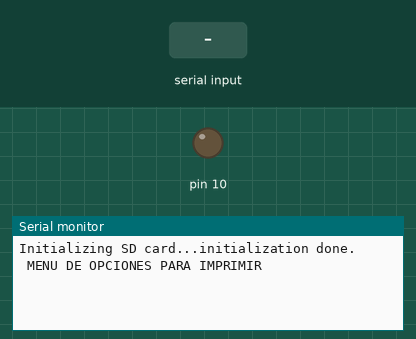
A sketch run on a simulated Arduino Uno, built with avr-gcc and run on an emulated ATmega328P. On the bench: output pins drawn as LEDs (lit = HIGH), the last lines printed to the serial monitor. Inputs (shaded band) come from the test bench. Storage starts empty.

Above: at 1.2 s.
1.3 s: "1" received over Serial
At 2.1 s:
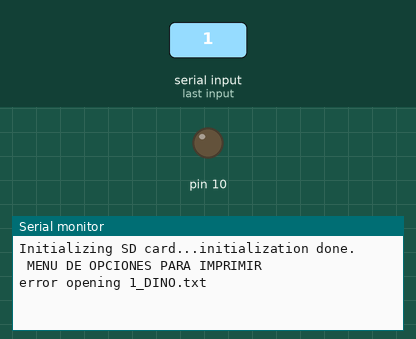
2.8 s: "2" received over Serial
At 3.2 s:
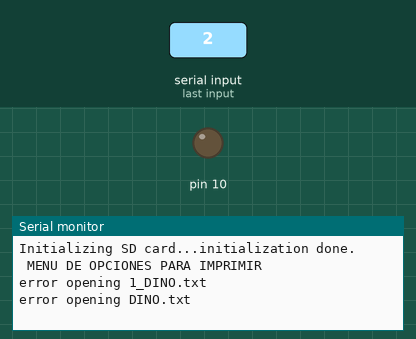
4.3 s: "3" received over Serial
At 5.6 s:
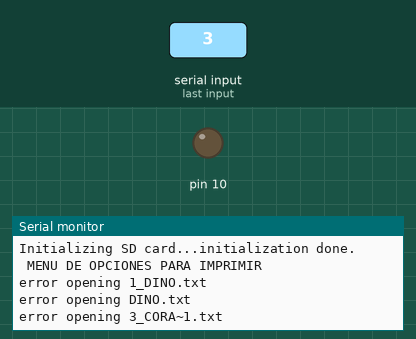

The sketch:

lab_5_18178.ino
```cpp
/***************************************************************************
 * Alumno: Mariandree Rivera
 * Carnet: 18178
 * Laboratorio #5
 * *************************************************************************
 */

#include <SPI.h>
#include <SD.h>


int nombre = Serial.read();
File root;
File myFile;

void setup()
{
  // Open serial communications and wait for port to open:
  Serial.begin(115200);
  SPI.setModule(0);


  Serial.print("Initializing SD card...");
  pinMode(10, OUTPUT);

  if (!SD.begin(32)) {
    Serial.println("initialization failed!");
    return;
  }
  Serial.println("initialization done.");
  Serial.println("");
  Serial.println(" MENU DE OPCIONES PARA IMPRIMIR ");
  Serial.println("");
  root = SD.open("/");
  printDirectory(root, 0);
  nombre = 0;
}
 void loop(){
    //OBTENIDO CODIGO PARA LEER CADENAS DE https://www.luisllamas.es/cadenas-de-texto-puerto-serie-arduino/
  while (Serial.available()){
      nombre = Serial.read();//guarda lo que se lee del puerto
      casos ();
   }
 }
 void casos(){
  printDirectory(root, 0);
  if(nombre == 49){
    // re-open the file for reading:
    myFile = SD.open("1_DINO.txt");
    if (myFile) {
      Serial.println("Archivo:");
      // read from the file until there's nothing else in it:
      while (myFile.available()) {
        Serial.write(myFile.read());
      }
      // close the file:
      myFile.close();
      nombre = 0;
    }
    else {
      // if the file didn't open, print an error:
      Serial.println("error opening 1_DINO.txt");
      return;
    }
  }

  if(nombre == 50){
    // re-open the file for reading:
    myFile = SD.open("2_HONGO.txt");
    if (myFile) {
      Serial.println("Archivo:");
      // read from the file until there's nothing else in it:
      while (myFile.available()) {
        Serial.write(myFile.read());
      }
      // close the file:
      myFile.close();
      nombre = 0;
      return;
    }
    else {
      // if the file didn't open, print an error:
      Serial.println("error opening DINO.txt");
      return;
    }
  }

  if(nombre == 51){
    // re-open the file for reading:
    myFile = SD.open("3_CORA~1.txt");
    if (myFile) {
      Serial.println("Archivo:");
      // read from the file until there's nothing else in it:
      while (myFile.available()) {
        Serial.write(myFile.read());
      }
      // close the file:
       myFile.close();
      nombre = 0;
      return;
    }
    else {
      // if the file didn't open, print an error:
      Serial.println("error opening 3_CORA~1.txt");
      return;
    }
  }
   if(nombre == 48){
    Serial.println("aqui estoy");
    return;
    }
   }
 void printDirectory(File dir, int numTabs) {
   while(true) {

     File entry =  dir.openNextFile();
     if (! entry) {
       // no more files
       //dir.rewindDirectory();
       break;
     }
     for (uint8_t i=0; i<numTabs; i++) {
       Serial.print('\t');
     }
     Serial.print(entry.name());
     if (entry.isDirectory()) {
       Serial.println("/");
       printDirectory(entry, numTabs+1);
     } else {
       // files have sizes, directories do not
       Serial.print("\t\t");
       Serial.println(entry.size(), DEC);
     }
     entry.close();
   }
}
```

Measured:
- after the input at 1.3 s, the serial monitor: prints a new line at once (image 1)
- after the input at 2.8 s, the serial monitor: prints a new line at once (image 2)
- after the input at 4.3 s, the serial monitor: prints a new line at once (image 3)
